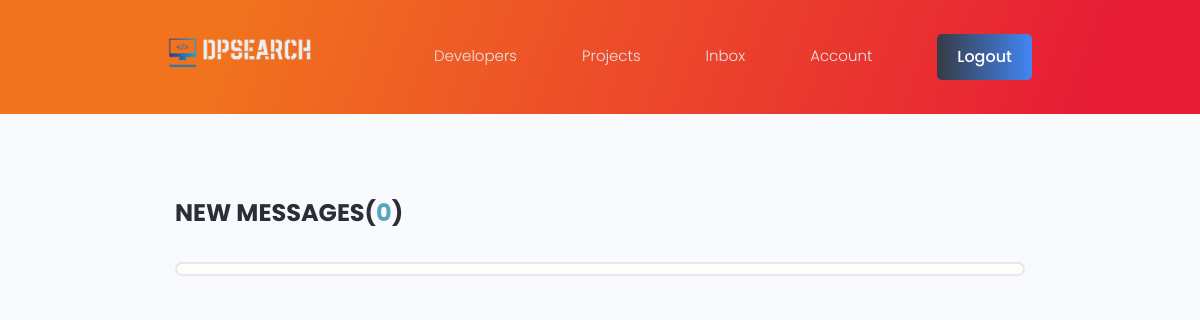
The page /inbox/ (signed in) on the database as committed earlier.
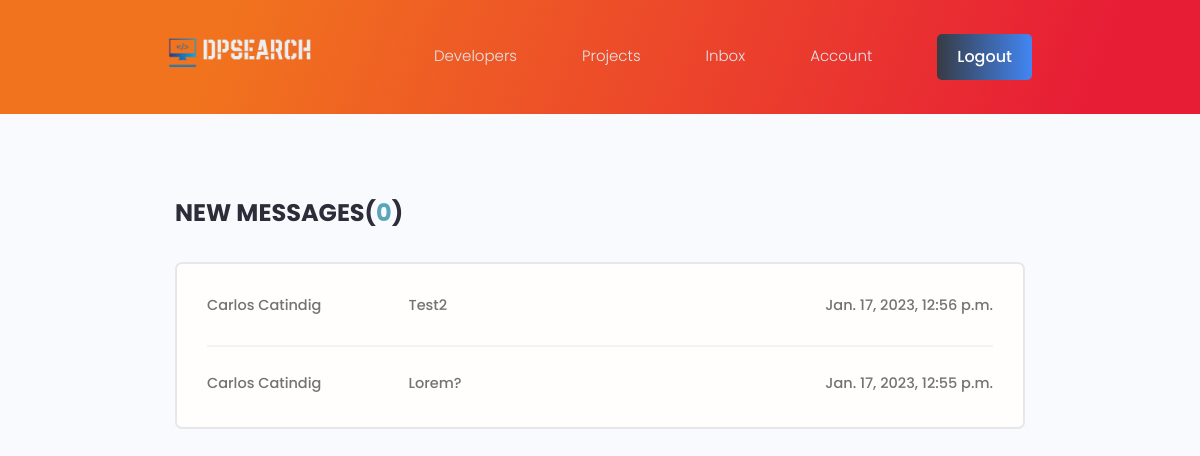
The same page on the database as committed later.
### users/models.py (models this page shows, shortened)
class Message(models.Model):
    sender = models.ForeignKey(Profile, on_delete=models.SET_NULL, null=True, blank=True)
    recipient = models.ForeignKey(Profile, on_delete=models.SET_NULL, null=True, blank=True, related_name="messages")
    name = models.CharField(max_length=255, null=True, blank=True)
    email = models.EmailField(max_length=320, null=True, blank=True)
    subject = models.CharField(max_length=255, null=True, blank=True)
    body = models.TextField()
    is_read = models.BooleanField(default=False, null=True)
    created = models.DateTimeField(auto_now_add=True)
    id = models.UUIDField(default=uuid.uuid4, editable=False, unique=True, primary_key=True)
    class Meta:
        ordering = ['is_read', '-created']
        verbose_name_plural = 'Messages'

### users/views.py (the view)
# urls.py: path('inbox/', views.show_inbox, name="inbox"),
@login_required(login_url='login')
def show_inbox(request):
    profile = request.user.profile
    messages = profile.messages.all()
    unread_count = profile.messages.filter(is_read=False).count()
    context = {"messages":messages, "unread_count":unread_count}
    return render(request, "users/inbox.html", context)

### users/templates/users/inbox.html (shortened to what this page needs)
{% extends 'main.html' %}
{% block content %}
<main class="inbox my-xl">
  <div class="content-box">
    <h3 class="inbox__title">New Messages(<span>{{ unread_count }}</span>)</h3>
    <ul class="messages">
      {% for message in messages %}
      {% if message.is_read %}
      <li class="message message">
      {% else %}
      <li class="message message--unread">
      {% endif %}
        <a href="{% url 'view-message' message.id %}">
          <span class="message__author">{{ message.name }}</span>
          <span class="message__subject">{{ message.subject }}</span>
          <span class="message__date">{{ message.created }}</span>
        </a>
      </li>
      {% endfor %}
    </ul>
  </div>
</main>
{% endblock content %}

Rows that differ between the two databases and show on the page:
added Message: name "Carlos Catindig", subject "Test2", created "Jan. 17, 2023, 12:56 p.m."
added Message: name "Carlos Catindig", subject "Lorem?", created "Jan. 17, 2023, 12:55 p.m."
